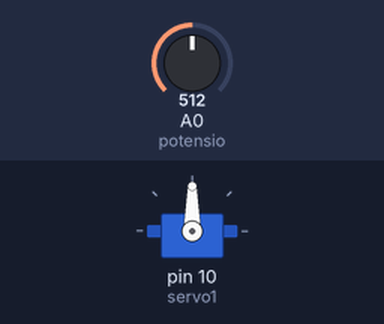
Bench run of a sketch on a simulated Arduino Uno, built with avr-gcc and run on an emulated ATmega328P. Shown: servo. The test bench sets the inputs (shaded band); at power-on: A0 (potensio) = 512.

Above: at 1.3 s.
1.4 s: A0 (potensio) set to 716
At 1.9 s:
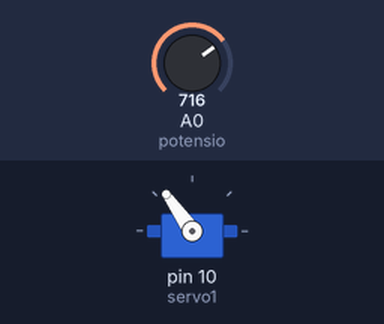
3.0 s: A0 (potensio) set to 900
At 4.2 s:
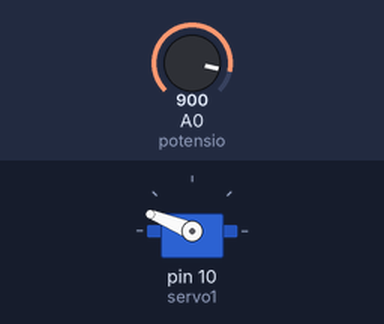
4.5 s: A0 (potensio) set to 1023
At 5.4 s:
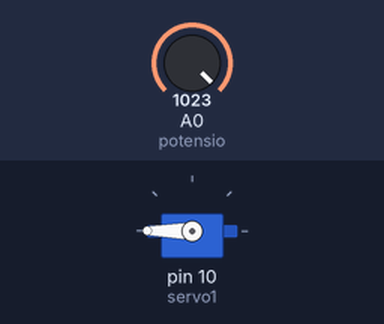
6.0 s: A0 (potensio) set to 306
At 6.6 s:
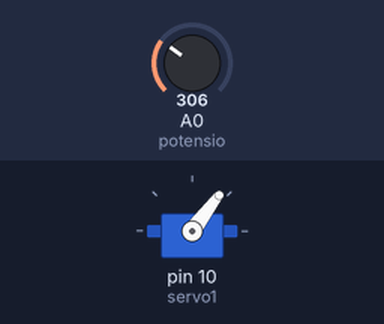
7.5 s: A0 (potensio) set to 122
At 8.9 s:
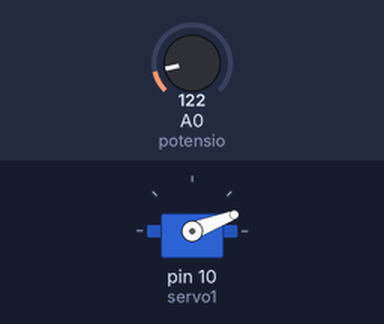
Timing chart, 0 to 10.0 s (numbered marks = the images above; inputs shaded):
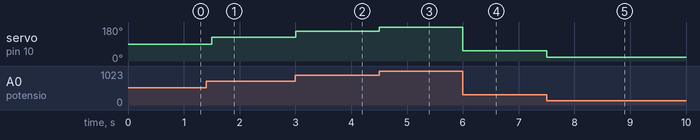

The sketch:

sketch_sep30f.ino
```cpp
#include <Servo.h>

Servo servo1;
int potensio = A0;
int nilaiSensor;

void setup() {
  // put your setup code here, to run once:
  servo1.attach(10);
  pinMode(potensio, INPUT);
}

void loop() {
  // put your main code here, to run repeatedly:
  nilaiSensor = analogRead(potensio);
  nilaiSensor = map(nilaiSensor, 0, 1023, 0, 180);
  servo1.write(nilaiSensor);
  delay(500);
}
```

Measured:
- after the input at 1.4 s, servo on pin 10 (servo1): 90° → 125° after 0.10 s
- after the input at 3.0 s, servo on pin 10 (servo1): 125° → 158° at once
- after the input at 4.5 s, servo on pin 10 (servo1): 158° → 180° at once
- after the input at 6.0 s, servo on pin 10 (servo1): 180° → 53° at once
- after the input at 7.5 s, servo on pin 10 (servo1): 53° → 21° at once
